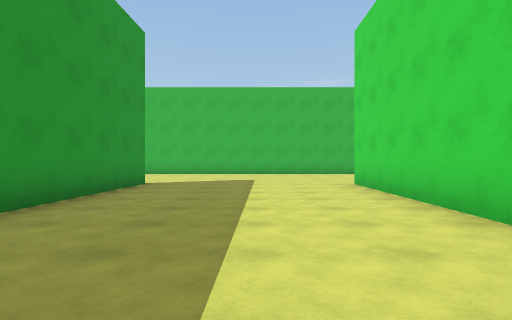
view 1 (above)

24 first-person views from a walk through a Unity game level. The camera is 1.2 m above the floor, looks level and sees 75° across. The floor is counted in squares, 2 m on a side. Each view is taken from the middle of a square. On the plan, view 1 faces up. The plan holds only what a view shows up to about 10 squares ahead; the rest is blank. The place goes on beyond the plan. The player character is not drawn.

view 2
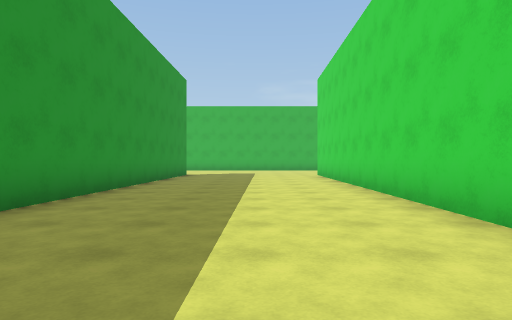

view 3
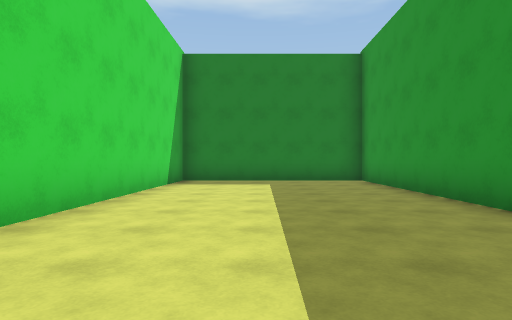

view 4
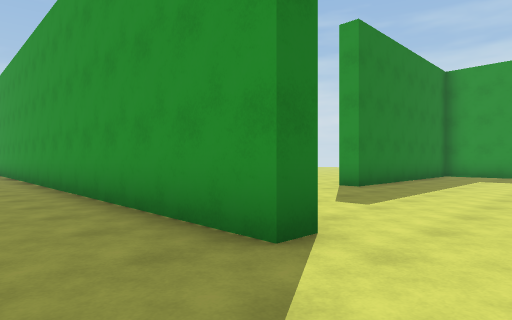

view 5
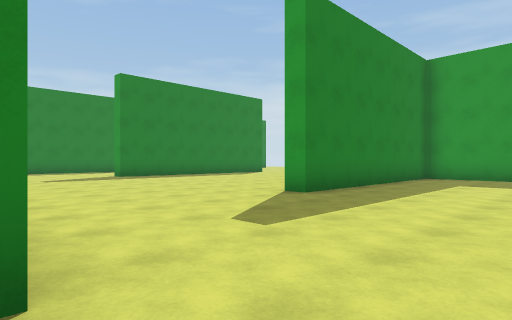

view 6
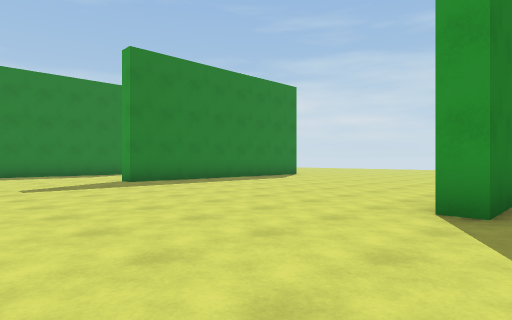

view 7
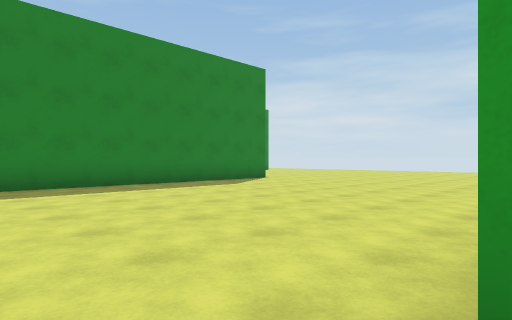

view 8
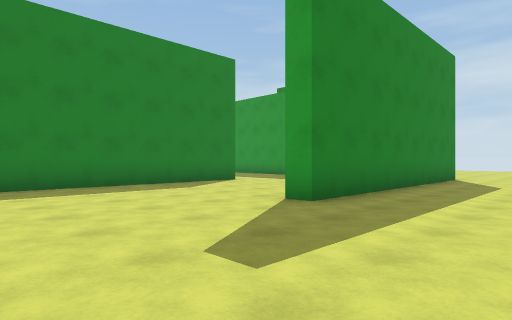

view 9
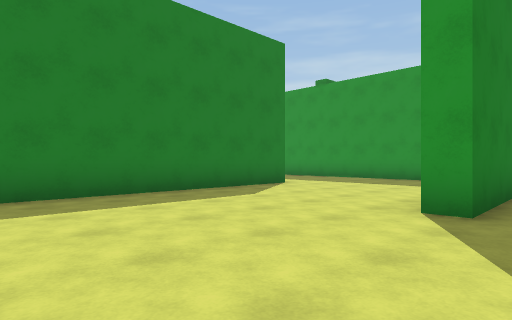

view 10
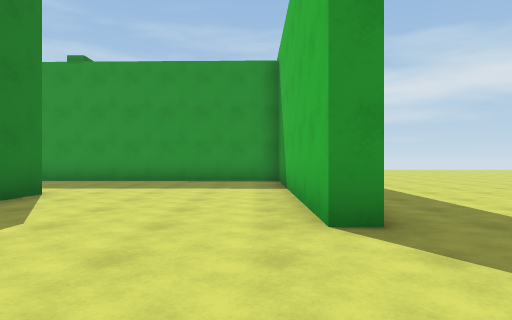

view 11
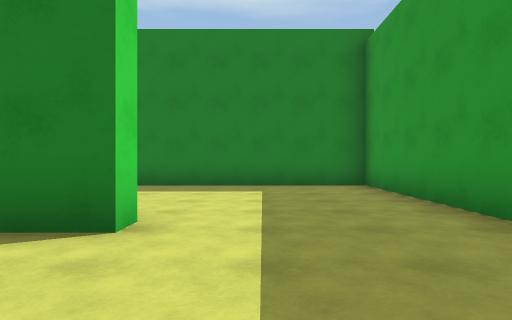

view 12
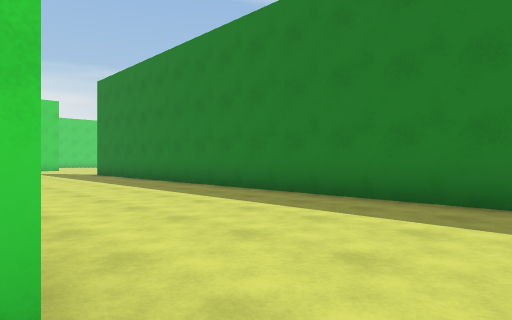

view 13
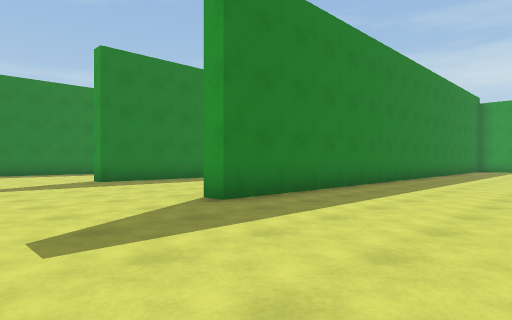

view 14
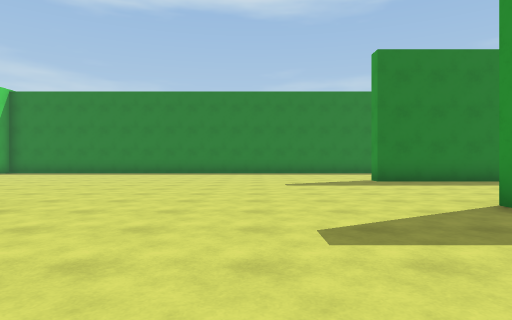

view 15
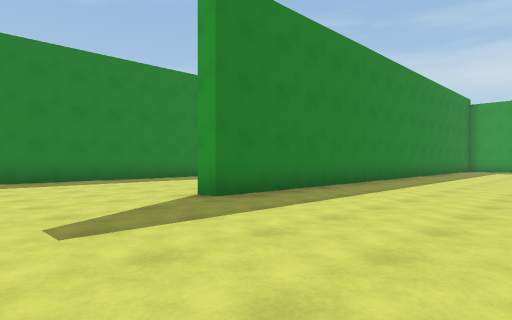

view 16
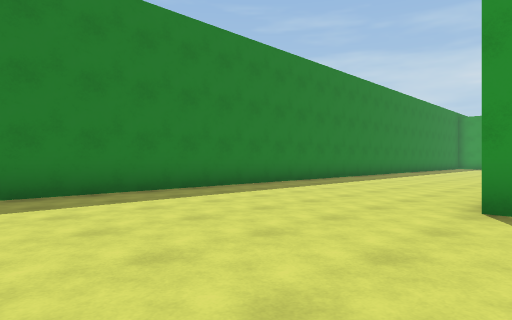

view 17
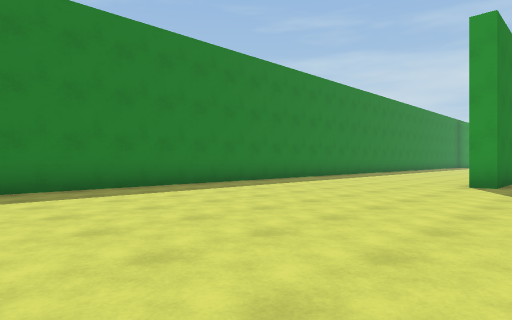

view 18
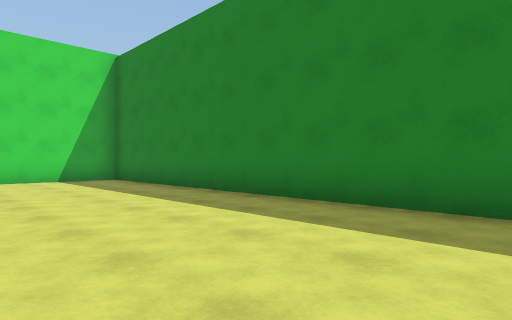

view 19
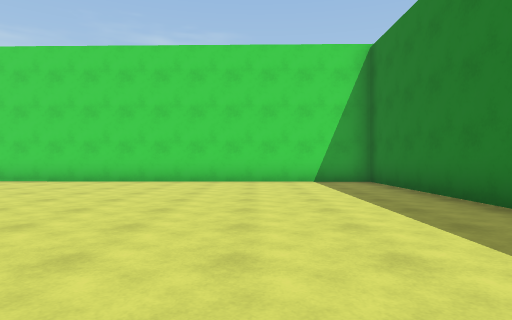

view 20
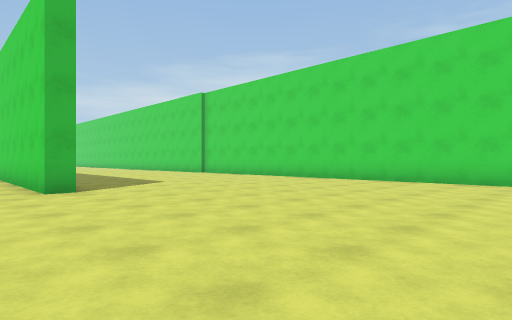

view 21
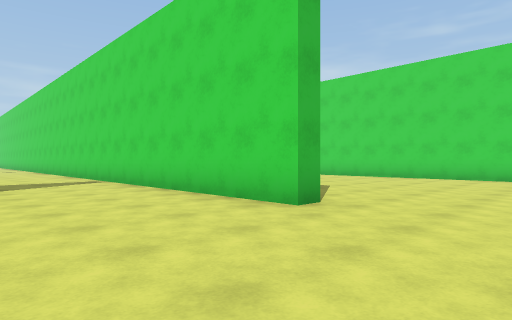

view 22
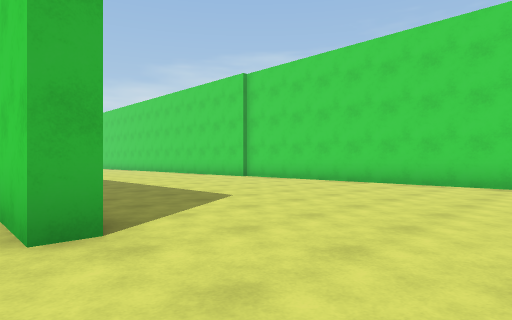

view 23
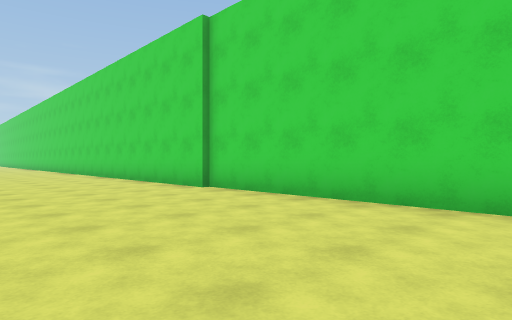

view 24
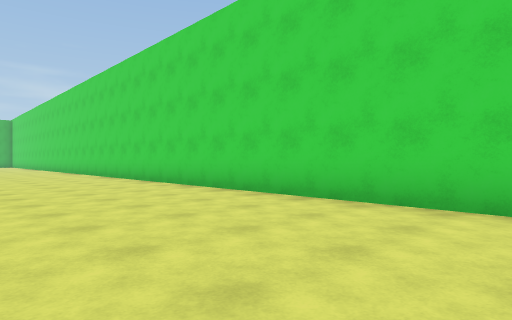

### Floor plan
Points are (right, up) in squares from view 1. A wall is a line through its corners. A room is listed if a view was taken in it or the views show most of it. See-through windows are left out.
Room 1 (views 1, 2, 3, 4)
walls: (-2.8, 8.4) (-3.1, -6.7) (2.2, -6.7) (2.5, 8.3)
ways out: opening at (-3, 9.5) to room 2; opening at (3, 9.5) to room 2
Room 2 (views 5, 6, 7, 8, 9, 10, 11, 12, 13, 14, 15, 16, 17, 18, 19, 20, 21, 22, 23, 24)
walls: (9, -12.3) (8.5, -12.3) (8.7, -4.6); (-4.9, -17.3) (1.6, -17.3) (1.6, -17.9); (-10.8, -7.2) (-10.8, -6.7) (-4.8, -6.7); (-2, -23.1) (16.2, -23.1) (16.6, -6); (16.4, -6) (16.6, 4.6); (-3.3, 8.4) (-2.8, 8.4); (-15.2, -1.8) (-8, -1.8) (-8, -2.3) (-14.4, -2.3) (-14.6, -11.9) (1.8, -11.9) (1.8, -12.5); (-13.5, 6.3) (-8, 6.3) (-8, 5.8); (-14.4, 8.5) (-14.4, 7.3)
ways out: opening at (-3, 9.5) to room 1; opening at (3, 9.5) to room 1

Positions as (right, up) in squares from view 1, and headings:
1: (0, 0), facing up
2: (0, -5), facing up
3: (0, 3), facing down
4: (-1, 10), facing down-left
5: (-3, 10), facing down-left
6: (-4, 7), facing down-left
7: (-7, 6), facing down-left
8: (-4, 1), facing down-left
9: (-4, -1), facing down-left
10: (-5, -3), facing left
11: (-12, -4), facing down
12: (-12, -7), facing down-right
13: (5, -8), facing down-left
14: (5, -8), facing down
15: (5, -13), facing down-left
16: (6, -17), facing down-left
17: (10, -16), facing down-left
18: (6, -19), facing down-right
19: (7, -20), facing right
20: (7, -19), facing up-right
21: (5, -15), facing up-right
22: (8, -15), facing up-right
23: (12, -12), facing up-right
24: (12, -5), facing up-right
